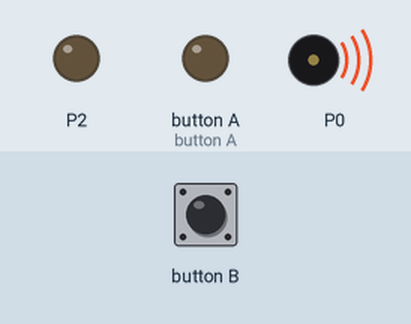
The program below on a simulated BBC micro:bit (MakeCode). Parts: output pins drawn as LEDs (lit = HIGH), buzzer (waves = sounding).

Above: at 0.2 s.
At 2.19 s:
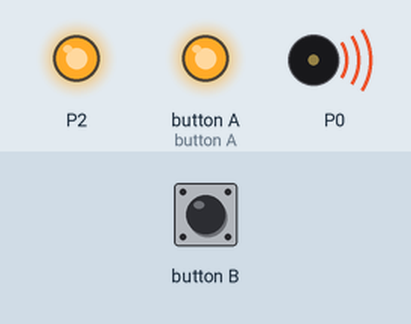
Timing chart, 0 to 3.0 s (numbered marks = the images above):
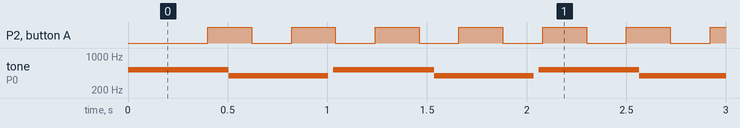

The program:

main.ts
```typescript
input.onButtonPressed(Button.A, function () {
    for (let index = 0; index < 4; index++) {

    }
})
input.onButtonPressed(Button.B, function () {
    for (let index = 0; index < 4; index++) {

    }
})
basic.forever(function () {
    basic.pause(200)
    pins.digitalWritePin(DigitalPin.P5, 0)
    basic.pause(200)
    pins.digitalWritePin(DigitalPin.P5, 1)
})
basic.forever(function () {
    basic.pause(200)
    pins.digitalWritePin(DigitalPin.P2, 0)
    basic.pause(200)
    pins.digitalWritePin(DigitalPin.P2, 1)
})
basic.forever(function () {
    music.playTone(523, music.beat(BeatFraction.Whole))
    music.playTone(392, music.beat(BeatFraction.Whole))
    pins.digitalWritePin(DigitalPin.P0, 0)
    music.setVolume(110)
})
```

test.ts
```typescript
// 테스트는 여기로 이동합니다; 이 패키지가 확장으로 사용될 때 컴파일되지 않을 것 입니다.
```

Measured:
- by itself, P2, button A: alternates HIGH for 0.22 s and LOW for 0.20 s
- by itself, tone on P0: repeats every 1.0 s: 392 Hz 0.50 s, silent 0.03 s, 523 Hz 0.51 s
